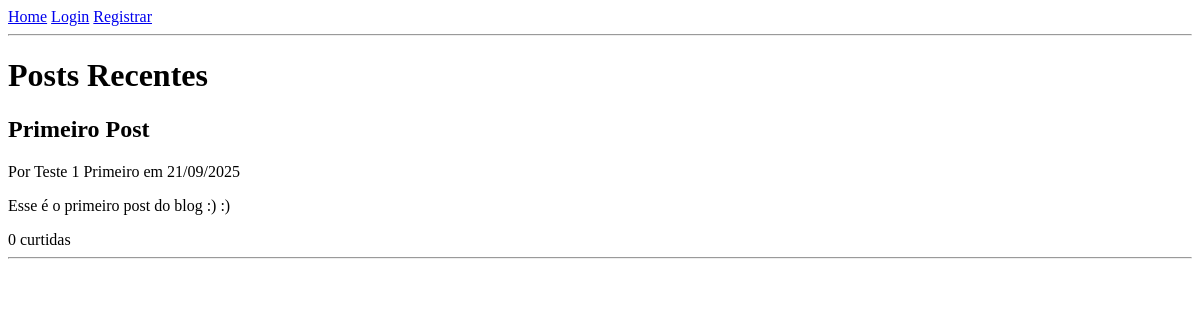
Page /home on the earlier database version.
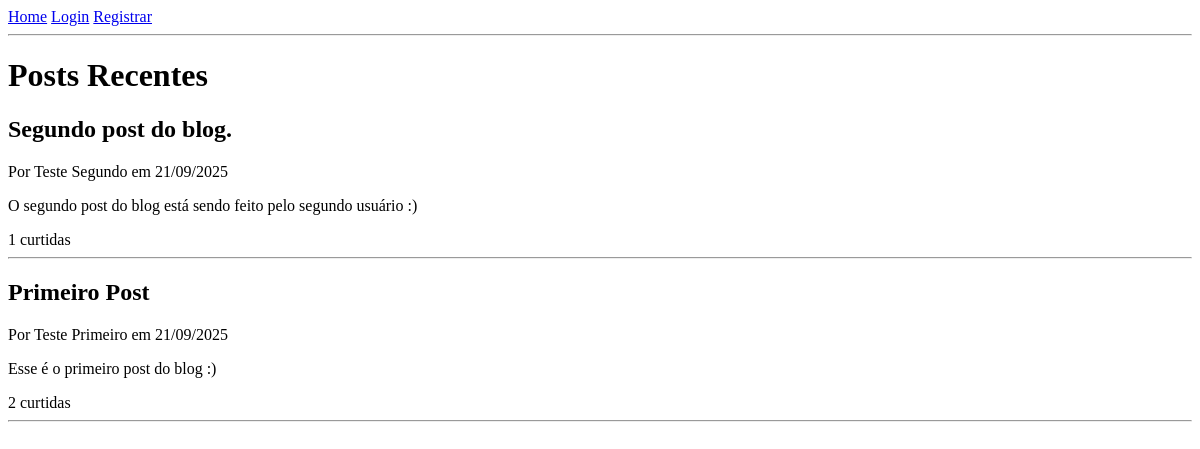
Same page on the later database version.
### models.py (models this page shows, shortened)
class Post(db.Model):
    id = db.Column(db.Integer, primary_key=True)
    titulo = db.Column(db.String(255), nullable=False)
    corpo = db.Column(db.Text, nullable=False)
    data_criacao = db.Column(db.DateTime, nullable=False, default=datetime.utcnow)
    user_id = db.Column(db.Integer, db.ForeignKey('user.id'), nullable=False)
    liked_by = db.relationship('User', secondary=likes, backref=db.backref('liked_posts', lazy='dynamic'))

class User(db.Model, UserMixin):
    id = db.Column(db.Integer, primary_key=True)
    nome = db.Column(db.String(255), nullable=False)
    sobrenome = db.Column(db.String(255), nullable=False)
    senha = db.Column(db.String(255), nullable=False) # Atenção: Lembre-se de hashear a senha!
    email = db.Column(db.String(255), unique=True, nullable=False)
    biografia = db.Column(db.Text, nullable=True)
    avatar_url = db.Column(db.String(255), nullable=True)
    data_registro = db.Column(db.DateTime, nullable=False, default=datetime.utcnow)
    posts = db.relationship('Post', backref='author', lazy=True)

### routes.py (the view)
@app.route("/home")
def homepage():
    posts = Post.query.order_by(Post.data_criacao.desc()).all()
    return render_template('homepage.html', title='Página Inicial', posts=posts)

### templates/homepage.html (shortened to what this page needs)
<!DOCTYPE html>
<html lang="en">
<head>
</head>
<body>
    <header>
        <a href="{{ url_for('homepage') }}">Home</a>
        {% if current_user.is_authenticated %}
        <a href="{{ url_for('perfil') }}">Meu Perfil</a>
            <a href="{{ url_for('logout') }}">Logout</a>
        {% else %}
            <a href="{{ url_for('login') }}">Login</a>
            <a href="{{ url_for('register') }}">Registrar</a>
        {% endif %}
        <hr>
    </header>
    <main>
        <h1>Posts Recentes</h1>
        {% for post in posts %}
            <article>
                <h2>{{ post.titulo }}</h2>
                <p>
                    Por {{ post.author.nome }} {{ post.author.sobrenome }}
                    em {{ post.data_criacao.strftime('%d/%m/%Y') }}
                </p>
                <p>{{ post.corpo }}</p>
                <div style="display: flex; align-items: center; gap: 15px;">
                    <span>{{ post.liked_by | length }} curtidas</span>
                </div>
            </article>
            <hr>
        {% else %}
            <p>Ainda não há posts no blog.</p>
        {% endfor %}
    </main>
</body>
</html>

Differences in the rows shown:
added Post: titulo "Segundo post do blog.", author.nome "Teste", author.sobrenome "Segundo", data_criacao "21/09/2025", corpo "O segundo post do blog está sendo feito pelo segundo usuário :)", liked_by|length "1"
changed Post "Primeiro Post": author.nome "Teste 1" → "Teste"; corpo "Esse é o primeiro post do blog :) :)" → "Esse é o primeiro post do blog :)"; liked_by|length "0" → "2"
